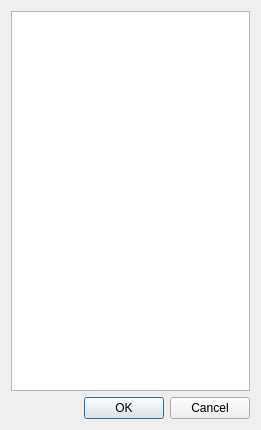
<?xml version="1.0" encoding="UTF-8"?>
<ui version="4.0">
 <class>connectlayers</class>
 <widget class="QDialog" name="connectlayers">
  <property name="geometry">
   <rect>
    <x>0</x>
    <y>0</y>
    <width>261</width>
    <height>430</height>
   </rect>
  </property>
  <property name="windowTitle">
   <string>Item Browser :: Connect layers</string>
  </property>
  <layout class="QGridLayout" name="gridLayout">
   <item row="0" column="0">
    <widget class="QListWidget" name="layerList"/>
   </item>
   <item row="1" column="0">
    <widget class="QDialogButtonBox" name="buttonBox">
     <property name="orientation">
      <enum>Qt::Horizontal</enum>
     </property>
     <property name="standardButtons">
      <set>QDialogButtonBox::Cancel|QDialogButtonBox::Ok</set>
     </property>
    </widget>
   </item>
  </layout>
 </widget>
 <resources/>
 <connections>
  <connection>
   <sender>buttonBox</sender>
   <signal>accepted()</signal>
   <receiver>connectlayers</receiver>
   <slot>accept()</slot>
   <hints>
    <hint type="sourcelabel">
     <x>248</x>
     <y>254</y>
    </hint>
    <hint type="destinationlabel">
     <x>157</x>
     <y>274</y>
    </hint>
   </hints>
  </connection>
  <connection>
   <sender>buttonBox</sender>
   <signal>rejected()</signal>
   <receiver>connectlayers</receiver>
   <slot>reject()</slot>
   <hints>
    <hint type="sourcelabel">
     <x>316</x>
     <y>260</y>
    </hint>
    <hint type="destinationlabel">
     <x>286</x>
     <y>274</y>
    </hint>
   </hints>
  </connection>
 </connections>
</ui>
